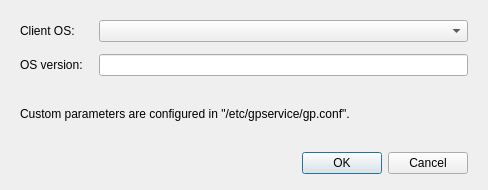
<?xml version="1.0" encoding="UTF-8"?>
<ui version="4.0">
 <class>SettingsDialog</class>
 <widget class="QDialog" name="SettingsDialog">
  <property name="geometry">
   <rect>
    <x>0</x>
    <y>0</y>
    <width>488</width>
    <height>190</height>
   </rect>
  </property>
  <property name="sizePolicy">
   <sizepolicy hsizetype="Preferred" vsizetype="Preferred">
    <horstretch>0</horstretch>
    <verstretch>0</verstretch>
   </sizepolicy>
  </property>
  <property name="windowTitle">
   <string>Settings</string>
  </property>
  <property name="windowIcon">
   <iconset resource="resources.qrc">
    <normaloff>:/images/connected.png</normaloff>:/images/connected.png</iconset>
  </property>
  <layout class="QVBoxLayout" name="mainLayout">
   <property name="spacing">
    <number>14</number>
   </property>
   <property name="leftMargin">
    <number>20</number>
   </property>
   <property name="topMargin">
    <number>20</number>
   </property>
   <property name="rightMargin">
    <number>20</number>
   </property>
   <property name="bottomMargin">
    <number>16</number>
   </property>
   <item>
    <layout class="QFormLayout" name="formLayout">
     <property name="horizontalSpacing">
      <number>16</number>
     </property>
     <property name="verticalSpacing">
      <number>12</number>
     </property>
     <item row="0" column="0">
      <widget class="QLabel" name="clientosLabel">
       <property name="text">
        <string>Client OS:</string>
       </property>
       <property name="buddy">
        <cstring>clientosInput</cstring>
       </property>
      </widget>
     </item>
     <item row="0" column="1">
      <widget class="QComboBox" name="clientosInput"/>
     </item>
     <item row="1" column="0">
      <widget class="QLabel" name="osVersionLabel">
       <property name="text">
        <string>OS version:</string>
       </property>
       <property name="buddy">
        <cstring>osVersionInput</cstring>
       </property>
      </widget>
     </item>
     <item row="1" column="1">
      <widget class="QLineEdit" name="osVersionInput"/>
     </item>
    </layout>
   </item>
   <item>
    <widget class="QLabel" name="noteLabel">
     <property name="text">
      <string>Custom parameters are configured in &quot;/etc/gpservice/gp.conf&quot;.</string>
     </property>
     <property name="wordWrap">
      <bool>true</bool>
     </property>
    </widget>
   </item>
   <item>
    <widget class="QDialogButtonBox" name="buttonBox">
     <property name="orientation">
      <enum>Qt::Horizontal</enum>
     </property>
     <property name="standardButtons">
      <set>QDialogButtonBox::Cancel|QDialogButtonBox::Ok</set>
     </property>
    </widget>
   </item>
  </layout>
 </widget>
 <resources>
  <include location="resources.qrc"/>
 </resources>
 <connections>
  <connection>
   <sender>buttonBox</sender>
   <signal>accepted()</signal>
   <receiver>SettingsDialog</receiver>
   <slot>accept()</slot>
   <hints>
    <hint type="sourcelabel">
     <x>248</x>
     <y>254</y>
    </hint>
    <hint type="destinationlabel">
     <x>157</x>
     <y>274</y>
    </hint>
   </hints>
  </connection>
  <connection>
   <sender>buttonBox</sender>
   <signal>rejected()</signal>
   <receiver>SettingsDialog</receiver>
   <slot>reject()</slot>
   <hints>
    <hint type="sourcelabel">
     <x>316</x>
     <y>260</y>
    </hint>
    <hint type="destinationlabel">
     <x>286</x>
     <y>274</y>
    </hint>
   </hints>
  </connection>
 </connections>
</ui>
